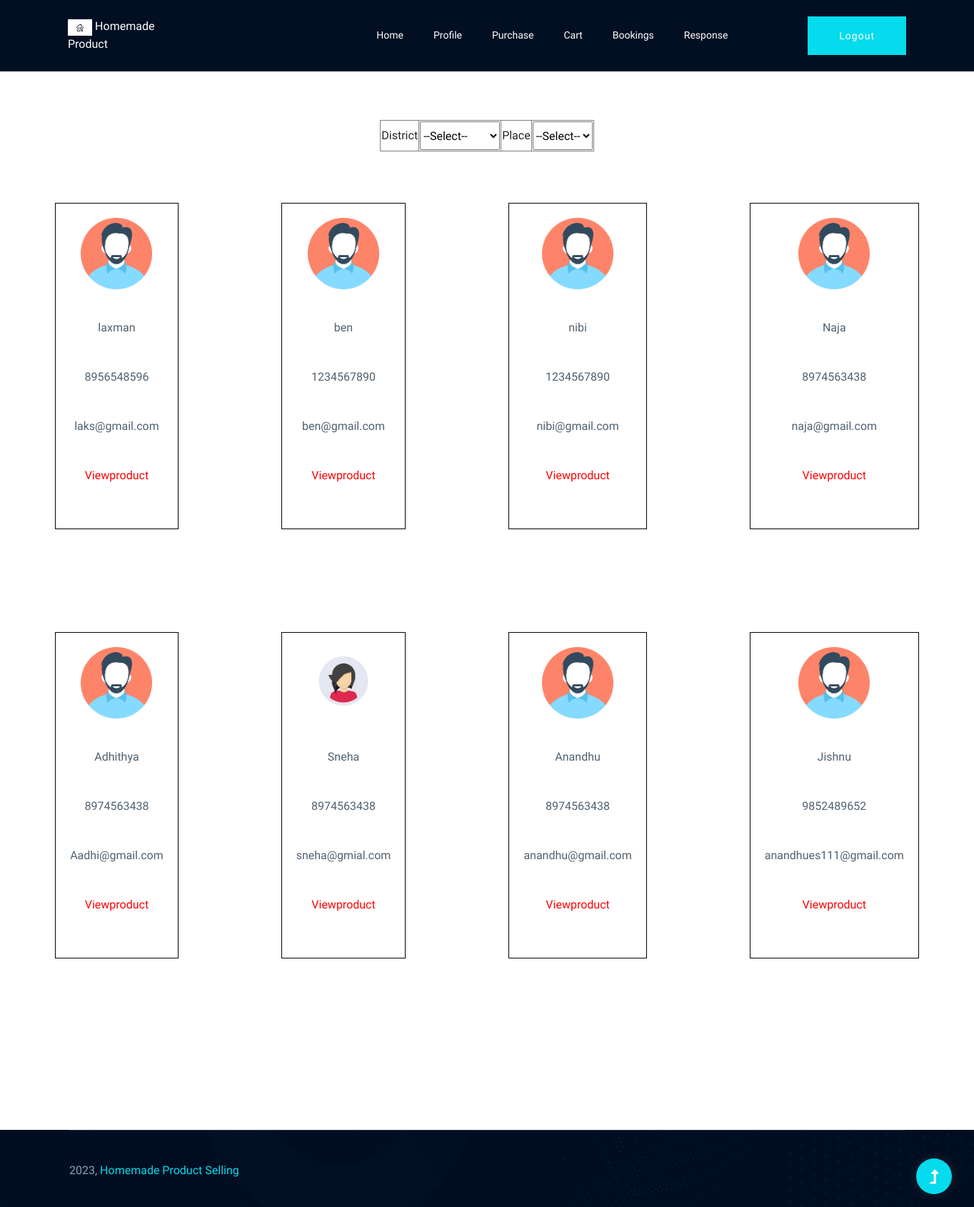
Page /WebUser/Viewseller/ (signed in) on the committed database.
### Guest/models.py (models this page shows)
class tbl_SellerReg(models.Model):
    sllrname=models.CharField(max_length=50)
    sllrcontact=models.IntegerField(max_length=50)
    sllremail=models.CharField(max_length=50)
    sllraddress=models.CharField(max_length=50)
    sllrlandmark=models.CharField(max_length=50)
    sllrpassword=models.CharField(max_length=50)
    sllrconformpswd=models.CharField(max_length=50)
    sllrproof=models.FileField(upload_to='sllrprfdocs/')
    sllrphoto=models.FileField(upload_to='sllrphtodocs')
    place=models.ForeignKey("Admin.tbl_Place",on_delete=models.SET_NULL,null=True)
    status=models.IntegerField(default=0)

### User/views.py (the view)
# urls.py: path("Viewseller/", views.viewseller_Insert, name="view_seller"),
def viewseller_Insert(request):
    if 'uid' in request.session:
        dis=tbl_District.objects.all()
        seller=tbl_SellerReg.objects.filter(status=1)
        return render(request,"User/Usrviewseller.html",{'seller':seller,'DIS':dis})
    else:
        return redirect("WebGuest:Insert_Login")

### User/Templates/User/Usrviewseller.html (shortened to what this page needs)
{% extends 'User/Head.html' %}
{% load static %}
{% block content %}
<!DOCTYPE html>
<html lang="en">
<head>
</head>
<body>
    <form action="" method="post" id="sllrform" data-place-url="{% url 'WebGuest:Ajax_Place' %}" data-seller-url="{% url 'WebUser:ajax-seller' %}">
    <table border="1" align="center">
        <tr>
            <td>District</td>
            <td align="center">
                <select class="form-select" aria-label="Default select example" name="sel_dis" id="district">
                    <option>--Select--</option>
                </select>
            </td>
            <td>Place</td>
            <td align="center">
                <select class="form-select" aria-label="Default select example" name="sel_plc" id="place">
                    <option value="">--Select--</option>
                </select>
            </td>
        </tr>
    </table>
    <table align="center" cellpadding="50" style="border-collapse: collapse" id="result">
        <tr>
            {% for i in seller %}
            <td>
                <div style="text-align:center;border:1px solid black;margin:22px;padding:20px">
                    <p><img src="{{i.sllrphoto.url}}" width="100px" height="100px" /></p>
                    <br>
                    <p>{{i.sllrname}}</p>
                    <br>
                    <p>{{i.sllrcontact}}</p>
                    <br>
                    <p>{{i.sllremail}}</p>
                    <br>
                    <p><a href="{% url 'WebUser:view_product' i.id %}" style="color: red;">Viewproduct</a><br></p>
                    <br>
                </div>
            </td>
            {% if forloop.counter|divisibleby:4 %}
        </tr>
        <tr>
            {% endif %}
            {% endfor %}
    </table>
</form>
</body>
</html>
{% endblock content %}

### User/Templates/User/Head.html (shortened to what this page needs)
{% load static %}
<!doctype html>
<html class="no-js" lang="zxx">
    <head>
            <link rel="stylesheet" href="{% static 'Main/assets/css/bootstrap.min.css'%}">
            <link rel="stylesheet" href="{% static 'Main/assets/css/owl.carousel.min.css'%}">
            <link rel="stylesheet" href="{% static 'Main/assets/css/slicknav.css'%}">
            <link rel="stylesheet" href="{% static 'Main/assets/css/flaticon.css'%}">
            <link rel="stylesheet" href="{% static 'Main/assets/css/animate.min.css'%}">
            <link rel="stylesheet" href="{% static 'Main/assets/css/magnific-popup.css'%}">
            <link rel="stylesheet" href="{% static 'Main/assets/css/fontawesome-all.min.css'%}">
            <link rel="stylesheet" href="{% static 'Main/assets/css/themify-icons.css'%}">
            <link rel="stylesheet" href="{% static 'Main/assets/css/slick.css'%}">
            <link rel="stylesheet" href="{% static 'Main/assets/css/nice-select.css'%}">
            <link rel="stylesheet" href="{% static 'Main/assets/css/style.css'%}">
   </head>
   <body>
      <header>
       <div class="header-area header_area header-transparent" style="background-color: #020f23;">
            <div class="main-header">
               <div class="header-bottom  header-sticky">
                    <div class="container-fluid">
                        <div class="row align-items-center">
                            <div class="col-xl-2 col-lg-1 col-md-1">
                                <div class="logo">
                                    <a href="#"><img src="{% static 'Main/assets/img/logo/homie.jpg'%}" width="20%" height="20%" alt="">  Homemade Product</a>
                                </div>
                            </div>
                            <div class="col-xl-8 col-lg-8 col-md-8">
                                <div class="main-menu f-right d-none d-lg-block">
                                    <nav>
                                        <ul id="navigation">
                                            <li><a href="{% url 'WebUser:userhomepage' %}">Home</a></li>
                                            <li><a href="#">Profile</a>
                                          </li>
                                            <li><a href="{% url 'WebUser:view_seller' %}">Purchase</a></li>
                                            <li><a href="{% url 'WebUser:mycart' %}">Cart</a></li>
                                            <li><a href="{% url 'WebUser:my_bookings' %}">Bookings</a></li>
                                            <li><a href="#">Response</a>
                                            </li>
                                        </ul>
                                    </nav>
                                </div>
                            </div>
                            <div class="col-xl-2 col-lg-3 col-md-3">
                                <div class="header-right-btn f-right d-none d-lg-block">
                                    <a href="{% url 'WebUser:logout' %}" class="btn header-btn">Logout</a>
                                </div>
                            </div>
                            <div class="col-12">
                            </div>
                        </div>
                    </div>
               </div>
            </div>
       </div>
      </header>
    <br><br><br><br><br><br><br>
    {% block content %}
    {% endblock content %}
    <br><br><br><br><br><br><br>
    <footer>
      <div class="footer-area">
          <div class="container">
              <div class="footer-bottom">
                  <div class="row">
                      <div class="col-xl-12 ">
                          <div class="footer-copy-right">
                              <p>
<script>document.write(new Date().getFullYear());</script>, <a href="https://colorlib.com" target="_blank">Homemade Product Selling</a>
</p>
                          </div>
                      </div>
                  </div>
             </div>
          </div>
      </div>
  </footer>
  <div id="back-top" >
      <a title="Go to Top" href="#"> <i class="fas fa-level-up-alt"></i></a>
  </div>
  </body>
</html>

### rows in the picture
tbl_SellerReg: sllrphoto (picture), sllrname "laxman", sllrcontact "8956548596", sllremail "laks@gmail.com"
tbl_SellerReg: sllrphoto (picture), sllrname "ben", sllrcontact "1234567890", sllremail "ben@gmail.com"
tbl_SellerReg: sllrphoto (picture), sllrname "nibi", sllrcontact "1234567890", sllremail "nibi@gmail.com"
tbl_SellerReg: sllrphoto (picture), sllrname "Naja", sllrcontact "8974563438", sllremail "naja@gmail.com"
tbl_SellerReg: sllrphoto (picture), sllrname "Adhithya", sllrcontact "8974563438", sllremail "Aadhi@gmail.com"
tbl_SellerReg: sllrphoto (picture), sllrname "Sneha", sllrcontact "8974563438", sllremail "sneha@gmial.com"
tbl_SellerReg: sllrphoto (picture), sllrname "Anandhu", sllrcontact "8974563438", sllremail "anandhu@gmail.com"
tbl_SellerReg: sllrphoto (picture), sllrname "Jishnu", sllrcontact "9852489652", sllremail "anandhues111@gmail.com"
